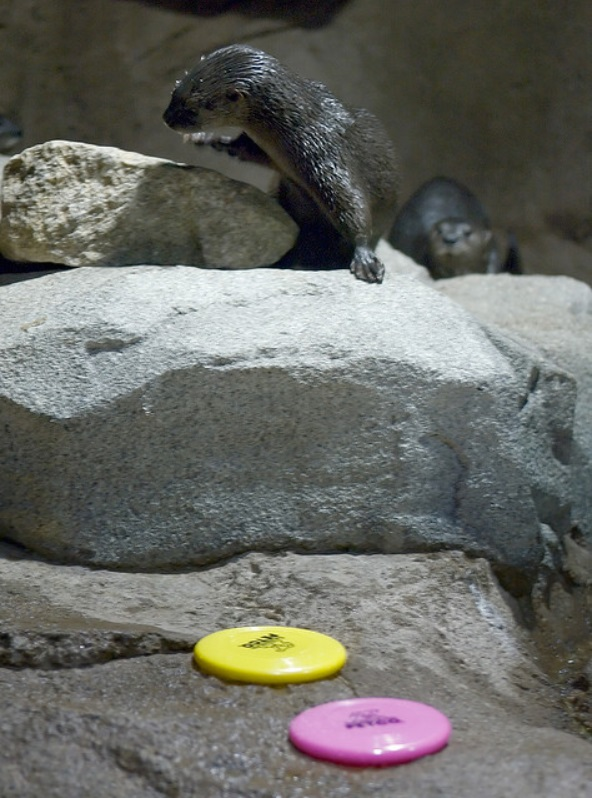
#> input picture q1/images/1.jpg, 592 x 798 px; the run also reads 1 picture not shown here
$ python main.py   (older library calls are emulated)
#> lines starting #> are read from the running program, lines starting #| are printed output that depends on the picture; long printed decimals are rounded
import cv2
import numpy as np
import os

def calculate_mse(image1, image2):
    # Ensure the images have the same shape
    if image1.shape != image2.shape:
        image2 = cv2.resize(image2, (image1.shape[1], image1.shape[0]))

    # Compute MSE
    mse = np.sum((image1 - image2)**2) / float(image1.size)
    print("The MSE is: ",mse)


def apply_mean_filter(image, kernel_size):

    # Apply mean filter
    smoothed_image = cv2.blur(image, kernel_size)
    cv2.imshow('Mean Filter', smoothed_image)
    cv2.waitKey(0)
    cv2.destroyAllWindows()

    return smoothed_image


# [23 lines left out: functions apply_sharp, apply_cyclic_pattern, not called in this run]


def apply_convolution_with_Gaussian_Mask(image):

    # Define a custom Laplacian kernel (example: 3x3 kernel)
    blured_image = cv2.GaussianBlur(image,(9,9),10)
    details_image =cv2.subtract(image, blured_image)
    enhanced_details = cv2.addWeighted(image, 1, blured_image, -1, 128)
    enhanced_details = cv2.normalize(enhanced_details, None, 0, 255, cv2.NORM_MINMAX)

    cv2.imshow('apply_convolution_with_Gaussian_Mask', enhanced_details)
    cv2.waitKey(0)
    cv2.destroyAllWindows()
    return enhanced_details


def apply_custom_laplacian(image):
    laplacian_kernel = np.array([
        [0, -1, 0],
        [-1, 4, -1],
        [0, -1, 0]
    ])

    # Apply convolution using OpenCV's filter2D function
    filtered_image = cv2.filter2D(image, -1, laplacian_kernel)
    laplacian_image = np.uint8(np.absolute(filtered_image))

    cv2.imshow('Laplacian Filtered Image', laplacian_image)
    cv2.waitKey(0)
    cv2.destroyAllWindows()

    return filtered_image


# [5 lines left out: function apply_gaussian_blur, not called in this run]


def apply_median_filter(image, window_size):

    result = cv2.medianBlur(image, window_size)
    cv2.imshow('gaussian Mask Convolution', result)
    cv2.waitKey(0)
    cv2.destroyAllWindows()

    return result


# [18 lines left out: function apply_delta_mask, not called in this run]

# Press the green button in the gutter to run the script.
if __name__ == '__main__':
    realImagePath = os.path.join('images', '1.jpg')
    realImage = cv2.imread(realImagePath, cv2.IMREAD_GRAYSCALE)
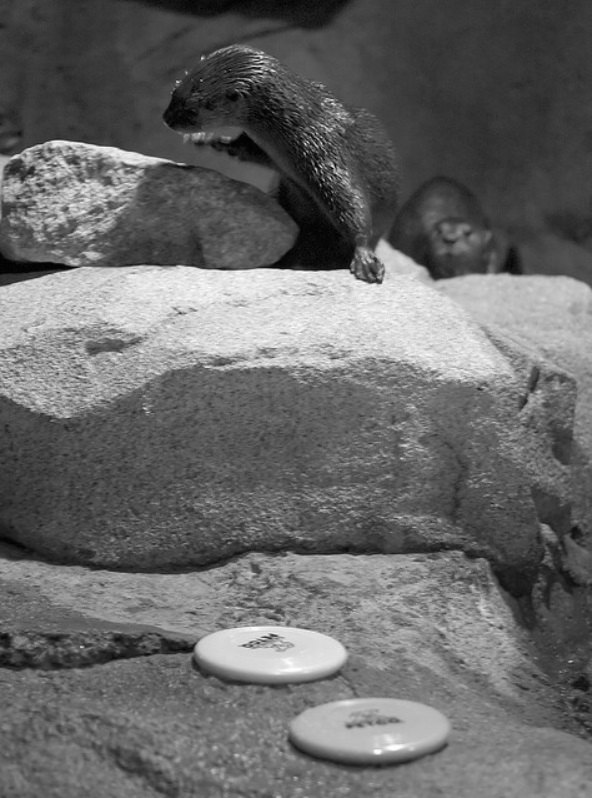
#> realImage: shape (798, 592); min 0, max 255, mean 104.3

    image_1 = cv2.imread(os.path.join('images', 'image_1.jpg'), cv2.IMREAD_GRAYSCALE)
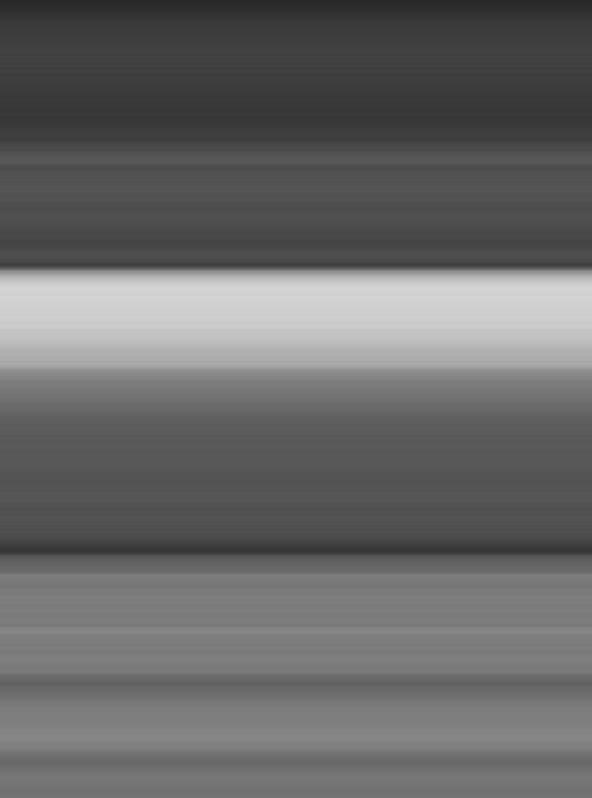
#> input picture q1/images/image_1.jpg, 592 x 798 px
#> image_1 is the input picture: shape (798, 592); min 40, max 212, mean 104.3
    image_2 = cv2.imread(os.path.join('images', 'image_2.jpg'), cv2.IMREAD_GRAYSCALE)
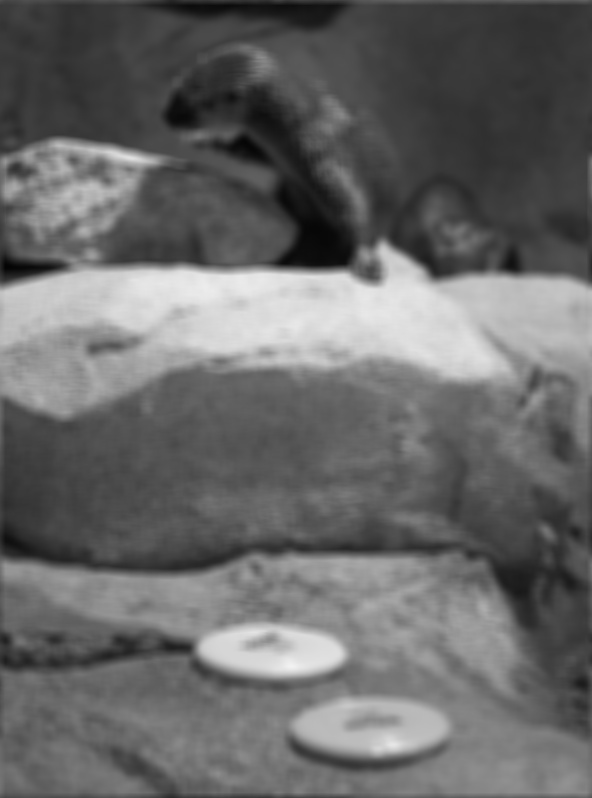
#> input picture q1/images/image_2.jpg, 592 x 798 px
#> image_2 is the input picture: shape (798, 592); min 4, max 242, mean 104.3
    image_3 = cv2.imread(os.path.join('images', 'image_3.jpg'), cv2.IMREAD_GRAYSCALE)
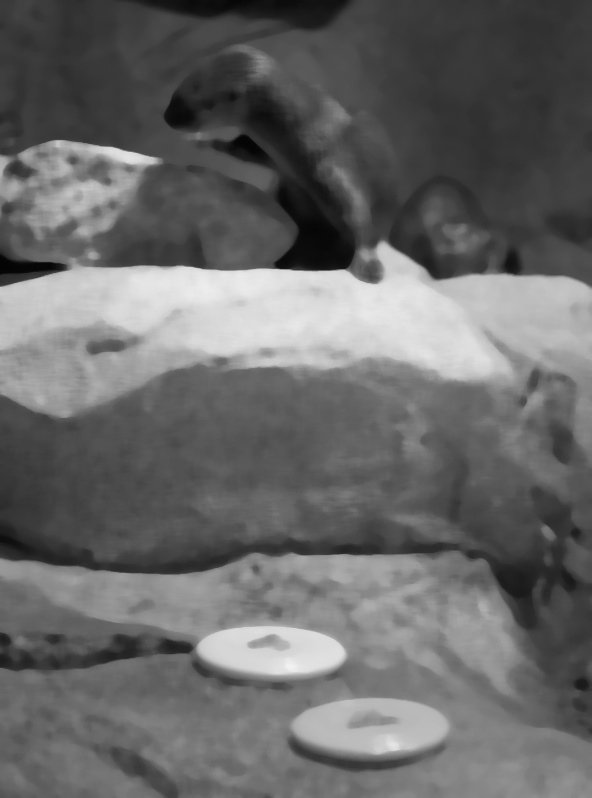
#> input picture q1/images/image_3.jpg, 592 x 798 px
#> image_3 is the input picture: shape (798, 592); min 2, max 242, mean 104.3
    image_4 = cv2.imread(os.path.join('images', 'image_4.jpg'), cv2.IMREAD_GRAYSCALE)
    image_5 = cv2.imread(os.path.join('images', 'image_5.jpg'), cv2.IMREAD_GRAYSCALE)
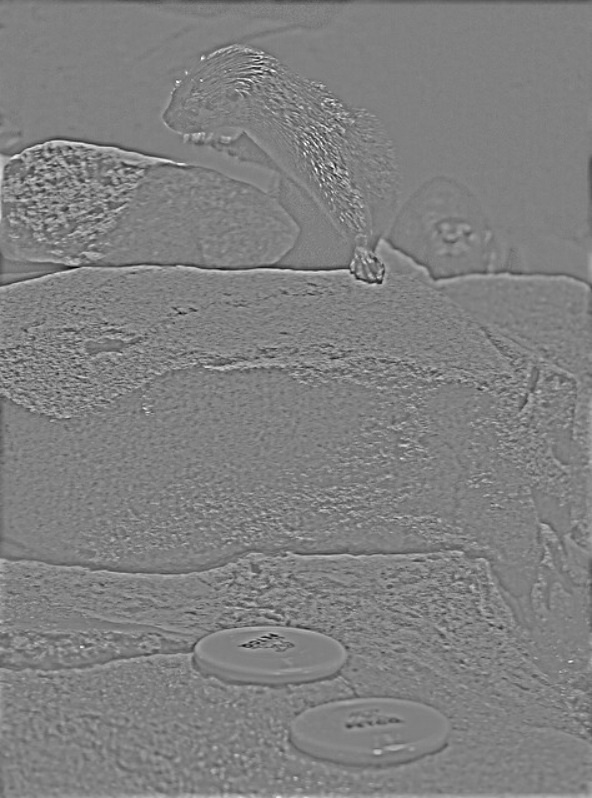
#> input picture q1/images/image_5.jpg, 592 x 798 px
#> image_5 is the input picture: shape (798, 592); min 2, max 255, mean 128
    image_6 = cv2.imread(os.path.join('images', 'image_6.jpg'), cv2.IMREAD_GRAYSCALE)
    image_7 = cv2.imread(os.path.join('images', 'image_7.jpg'), cv2.IMREAD_GRAYSCALE)
    image_8 = cv2.imread(os.path.join('images', 'image_8.jpg'), cv2.IMREAD_GRAYSCALE)
    image_9 = cv2.imread(os.path.join('images', 'image_9.jpg'), cv2.IMREAD_GRAYSCALE)

    # compare to image_1
    verticalMaskConv = apply_mean_filter(realImage, (1180, 1))
    calculate_mse(image_1, verticalMaskConv)
#> in calculate_mse, `mse = np.sum((image1 - image2)**2) / float(image1.size)`: mse = 0.111
#| The MSE is:  0.1112
    cv2.imwrite(os.path.join('recreation_images', 'image_1.jpg'), verticalMaskConv)

    # compare to image_2
    meanFilteredImage = apply_mean_filter(realImage, (11,11))
    calculate_mse(image_2, meanFilteredImage)
#| The MSE is:  2.427
    cv2.imwrite(os.path.join('recreation_images', 'image_2.jpg'), meanFilteredImage)

    # compare to image_3
    medianFilterImage = apply_median_filter(realImage, 9)
    calculate_mse(image_3, medianFilterImage)
#| The MSE is:  4.245
    cv2.imwrite(os.path.join('recreation_images', 'image_3.jpg'), medianFilterImage)

    # compare to image_4
    verticalMaskConv = apply_mean_filter(realImage, (2, 13))
    calculate_mse(image_4, verticalMaskConv)
#| The MSE is:  7.443
    cv2.imwrite(os.path.join('recreation_images', 'image_4.jpg'), verticalMaskConv)

    # compare to image_5
    gausMaskFilter = apply_convolution_with_Gaussian_Mask(realImage)
#> in apply_convolution_with_Gaussian_Mask, `details_image =cv2.subtract(image, blured_image)`:
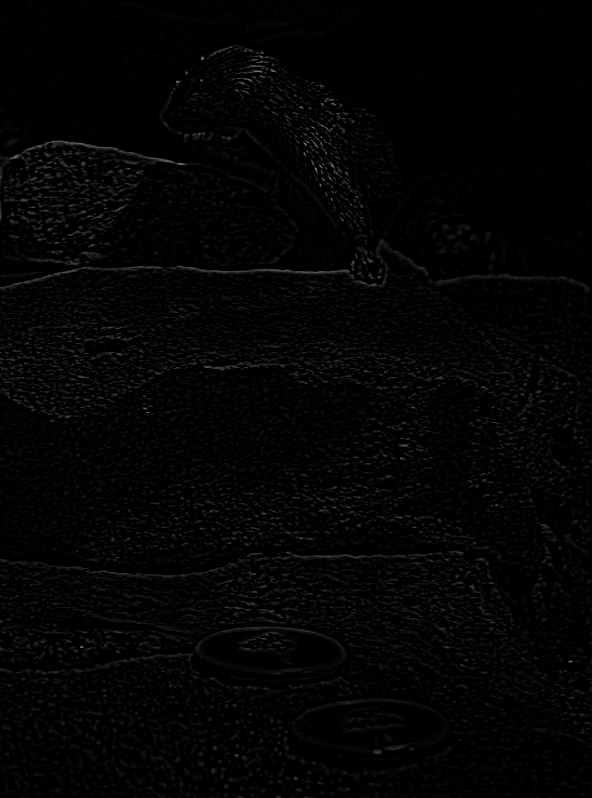
#> details_image: shape (798, 592); min 0, max 134, mean 3.8
    calculate_mse(image_5, gausMaskFilter)
#| The MSE is:  20.077
    cv2.imwrite(os.path.join('recreation_images', 'image_5.jpg'), gausMaskFilter)

    # compare to image_6
    laplacianFilterImage = apply_custom_laplacian(realImage)
#> (the run stopped early here; a loop or call above may not have finished)
